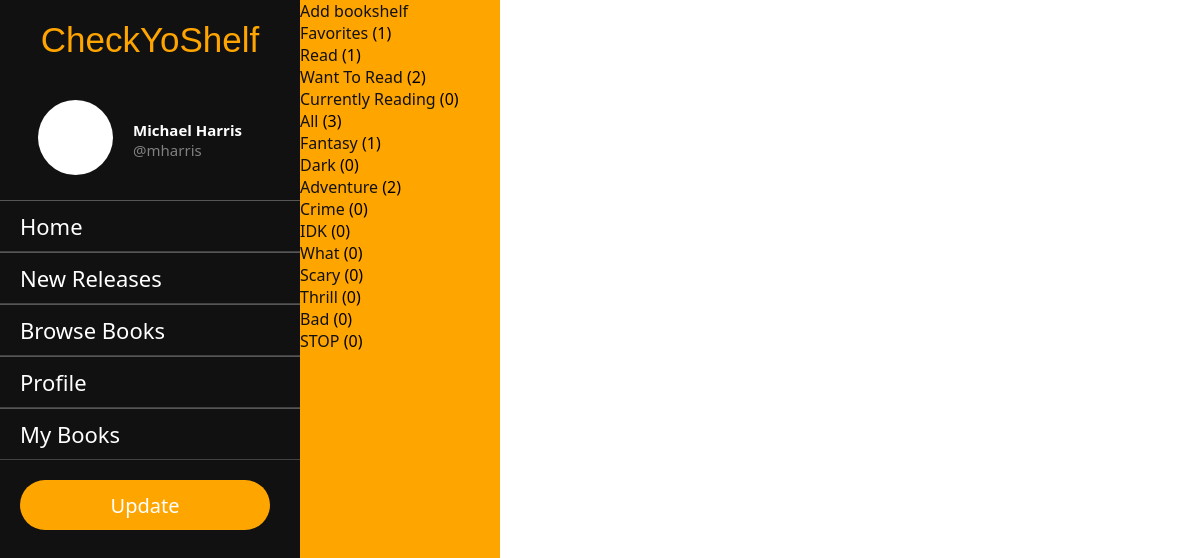
/mharris/bookshelves, run on the app's committed database.
### app/models.py (models this page shows)
class Bookshelf(models.Model):
    profile = models.ManyToManyField(Profile)
    books = models.ManyToManyField(Book, blank=True, related_name="books")
    name = models.CharField(max_length=200)
    description = models.TextField(blank=True)
    def __str__(self):
        return self.name

### app/views.py (the view)
# urls.py: path("<str:username>/bookshelves", bookshelf_view, name="bookshelves"),
def bookshelf_view(request, username):
    context = {}
    try:
        user = User.objects.get(username=username)
        profile = Profile.objects.get(user=user)
    except:
        user = None
        profile = None
    bookshelves = Bookshelf.objects.filter(profile=profile)
    bookshelves_count = {}
    for shelf in bookshelves:
        shelf_books = shelf.books.all()
        bookshelves_count[shelf] = shelf_books.count()
    context["profile"] = profile
    context["bookshelves_count"] = bookshelves_count
    return render(request, "bookshelves.html", context)

### app/templates/bookshelves.html (shortened to what this page needs)
{% extends "base.html" %}  {% block content %}
<div class="bookshelf-nav">
  <a href="{% url "create_bookshelf" profile.user %}">Add bookshelf</a>
  <ul>
    {% for shelf, count in bookshelves_count.items %}
    <li><a href="{% url "books" profile.user shelf %}">{{ shelf }}</a> ({{ count }})</li>
    {% endfor %}
  </ul>
</div>
{% endblock content %}

### app/static/styles.css (style rules this page uses)
* { margin: 0; padding: 0; list-style: none; text-decoration: none; font-family: 'Segoe UI', Tahoma, Geneva, Verdana, sans-serif; }
::placeholder { color: rgb(186, 124, 8); }
.wrapper .main-content .bookshelf-nav { height: 100%; width: 200px; position: fixed; background-color: orange; }
.wrapper .main-content .bookshelf-nav a { color: #111; }

### data on the page
Bookshelf: name "Favorites", count "1"
Bookshelf: name "Read", count "1"
Bookshelf: name "Want To Read", count "2"
Bookshelf: name "Currently Reading", count "0"
Bookshelf: name "All", count "3"
Bookshelf: name "Fantasy", count "1"
Bookshelf: name "Dark", count "0"
Bookshelf: name "Adventure", count "2"
Bookshelf: name "Crime", count "0"
Bookshelf: name "IDK", count "0"
Bookshelf: name "What", count "0"
Bookshelf: name "Scary", count "0"
Bookshelf: name "Thrill", count "0"
Bookshelf: name "Bad", count "0"
Bookshelf: name "STOP", count "0"
